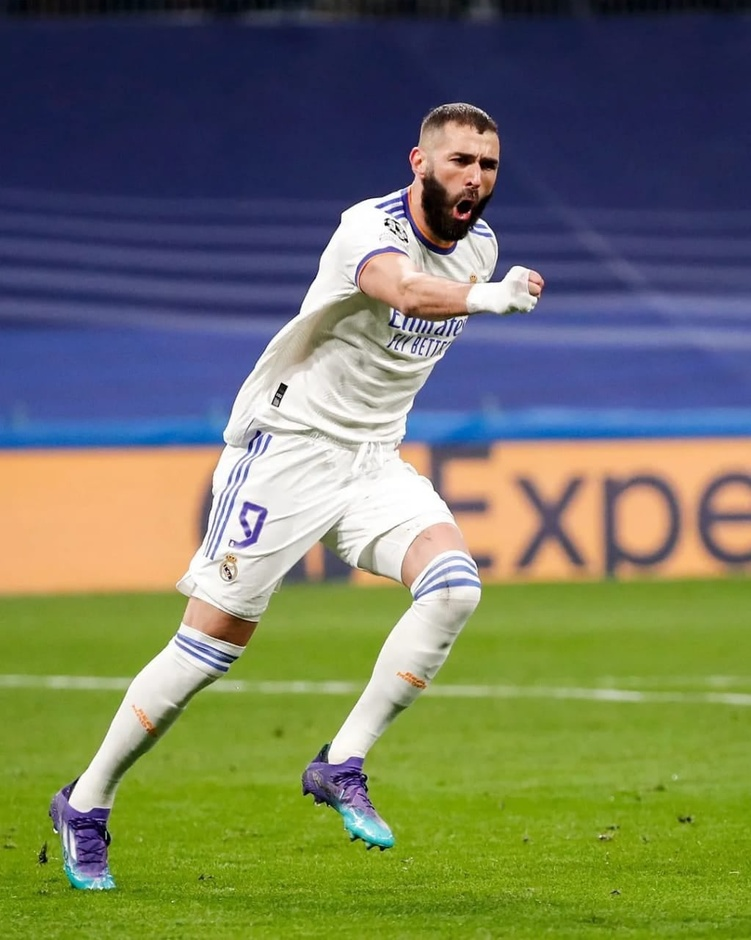
#> input picture MODUL 1/275641151_1756478724559799_6264958198694819652_n.jpg, 751 x 940 px, shrunk from 1023 x 1280 before the run
$ jupyter execute no1.ipynb
#> lines starting #> are read from the running program, lines starting #| are printed output that depends on the picture
[cell 1]
import cv2 as cv
import matplotlib.pyplot as plt
import numpy as np
import pandas as pd

[cell 2]
img = plt.imread('./275641151_1756478724559799_6264958198694819652_n.jpg')
#> img is the input picture: shape (940, 751, 3); mean R, G, B 113.5, 120.1, 95.8

[cell 3]
print(img.shape)
#| (940, 751, 3)
x, y, z = img.shape
#> x = 940; y = 751; z = 3

[cell 4]
plt.imshow(img)

[cell 5]
gray = cv.cvtColor(img, cv.COLOR_BGR2GRAY)
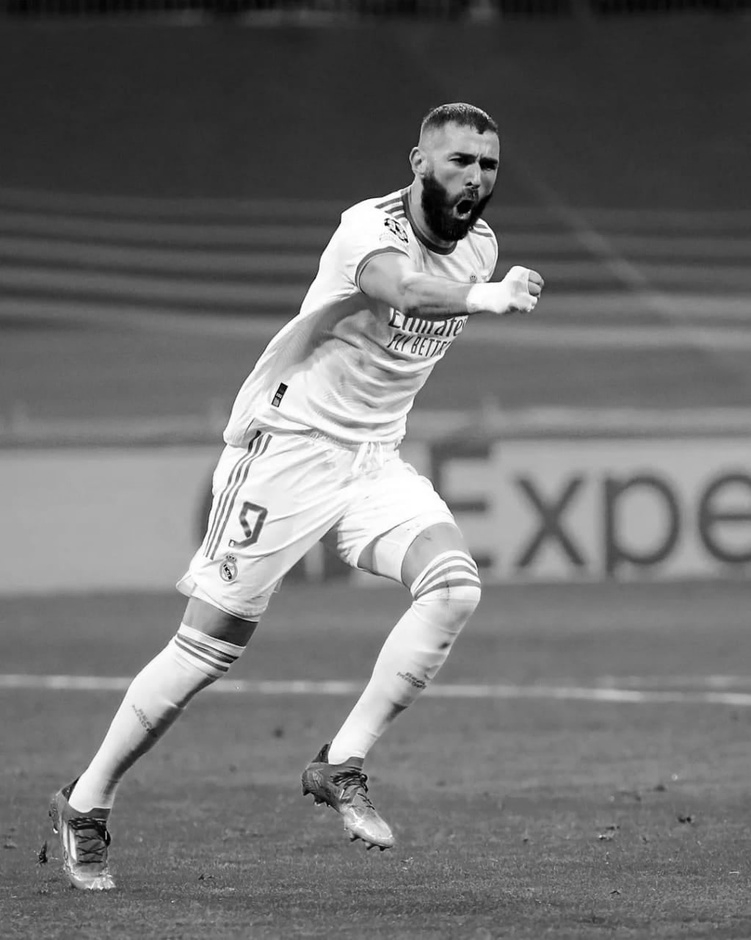
#> gray: shape (940, 751); min 0, max 255, mean 112.1
plt.imshow(gray)

[cell 6]
print(gray.max())
#| 255
print(gray.min())
#| 0
print(img)
#> (printed output is left out)

[cell 7]
sumGray = np.zeros(256).astype(int)
# print (sumGray)

[cell 8]
for i in range(x):
    for j in range(y):
        val = gray[i, j]
        sumGray [val] +=1
#> after the loop, sumGray = 256 values, max 11137 at index 118, min 15 at index 0, mean 2757.6

[cell 9]
grayValue = [i for i in range (256)]
#> grayValue = 256 values from 0 to 255

[cell 10]
plt.bar(grayValue, sumGray)
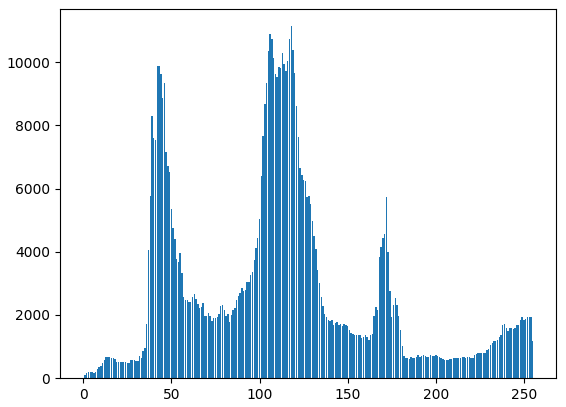
#> figure drawn by matplotlib, 1 panel; tallest bar 11137 high, from x = 117.6 to 118.4

[cell 11]
plt.bar(grayValue, sumGray/x*y)
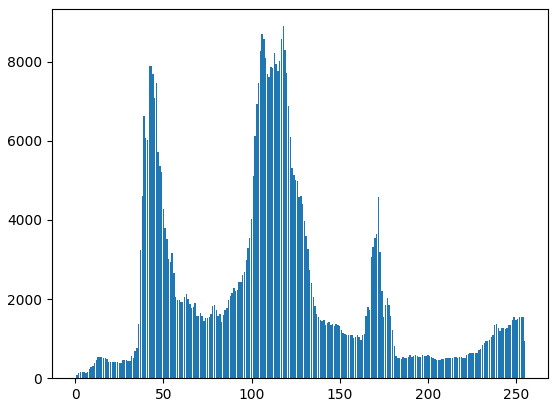
#> figure drawn by matplotlib, 1 panel; tallest bar 8897.8 high, from x = 117.6 to 118.4
